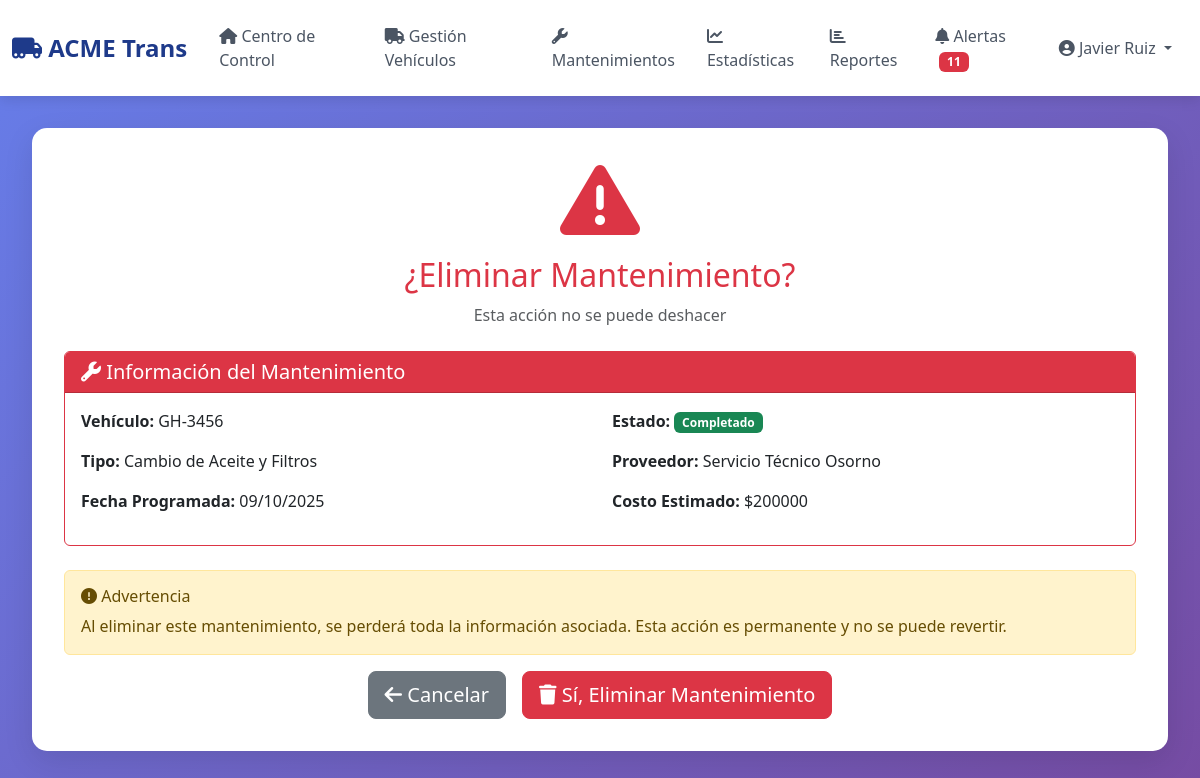
The app's page /dashboard/mantenimientos/6/eliminar/ (signed in) with its own data.
### flota/models.py (models this page shows, shortened)
class Mantenimiento(models.Model):
    ESTADO_CHOICES = [
        ('programado', 'Programado'),
        ('en_proceso', 'En Proceso'),
        ('completado', 'Completado'),
        ('cancelado', 'Cancelado'),
    ]
    TIPO_CHOICES = [
        ('preventivo', 'Preventivo'),
        ('correctivo', 'Correctivo'),
    ]
    PRIORIDAD_CHOICES = [
        ('baja', 'Baja'),
        ('media', 'Media'),
        ('alta', 'Alta'),
        ('critica', 'Crítica'),
    ]
    vehiculo = models.ForeignKey(
        Vehiculo,
        on_delete=models.CASCADE,
        related_name='mantenimientos',
        verbose_name="Vehículo"
    )
    tipo_mantenimiento = models.ForeignKey(
        TipoMantenimiento,
        on_delete=models.CASCADE,
        verbose_name="Tipo de Mantenimiento"
    )
    proveedor = models.ForeignKey(
        Proveedor,
        on_delete=models.CASCADE,
        verbose_name="Proveedor"
    )
    tipo = models.CharField(
        max_length=20,
        choices=TIPO_CHOICES,
        default='preventivo',
        verbose_name="Tipo"
    )
    estado = models.CharField(
        max_length=20,
        choices=ESTADO_CHOICES,
        default='programado',
        verbose_name="Estado"
    )
    prioridad = models.CharField(
        max_length=20,
        choices=PRIORIDAD_CHOICES,
        default='media',
        verbose_name="Prioridad"
    )
    fecha_programada = models.DateField(verbose_name="Fecha Programada")
    fecha_realizacion = models.DateField(null=True, blank=True, verbose_name="Fecha de Realización")
    kilometraje_programado = models.IntegerField(verbose_name="Kilometraje Programado")
    costo_estimado = models.DecimalField(
        max_digits=10,
        decimal_places=0,
        verbose_name="Costo Estimado"
    )
    costo_real = models.DecimalField(
        max_digits=10,
        decimal_places=0,
        null=True,
        blank=True,
        verbose_name="Costo Real"
    )
    tiempo_estimado_horas = models.IntegerField(
        default=4,
        verbose_name="Tiempo Estimado (horas)"
    )
    descripcion = models.TextField(verbose_name="Descripción del Trabajo")
    observaciones_programacion = models.TextField(
        blank=True,
        verbose_name="Observaciones"
    )
    usuario_programacion = models.ForeignKey(
        User,
        on_delete=models.CASCADE,
        related_name='mantenimientos_programados',
        verbose_name="Usuario que Programó"
    )
    fecha_creacion = models.DateTimeField(auto_now_add=True)
    fecha_modificacion = models.DateTimeField(auto_now=True)
    class Meta:
        verbose_name = "Mantenimiento"
        verbose_name_plural = "Mantenimientos"
        ordering = ['-fecha_programada']

class Vehiculo(models.Model):
    ESTADO_CHOICES = [
        ('operativo', 'Operativo'),
        ('mantenimiento', 'En Mantenimiento'),
        ('fuera_servicio', 'Fuera de Servicio'),
    ]
    TIPO_CAPACIDAD_CHOICES = [
        ('GC', 'Gran Capacidad'),
        ('MC', 'Mediana Capacidad'),
    ]
    patente = models.CharField(max_length=10, unique=True, verbose_name="Patente")
    marca = models.CharField(max_length=50, verbose_name="Marca")
    modelo = models.CharField(max_length=50, verbose_name="Modelo")
    año = models.IntegerField(verbose_name="Año")
    tipo_capacidad = models.CharField(
        max_length=2,
        choices=TIPO_CAPACIDAD_CHOICES,
        default='MC',
        verbose_name="Tipo de Capacidad"
    )
    estado = models.CharField(
        max_length=20,
        choices=ESTADO_CHOICES,
        default='operativo',
        verbose_name="Estado"
    )
    kilometraje_actual = models.IntegerField(default=0, verbose_name="Kilometraje Actual")
    centro_operacion = models.ForeignKey(
        CentroOperacional,
        on_delete=models.CASCADE,
        related_name='vehiculos',
        verbose_name="Centro Operacional"
    )
    numero_chasis = models.CharField(max_length=50, blank=True, verbose_name="Número de Chasis")
    numero_motor = models.CharField(max_length=50, blank=True, verbose_name="Número de Motor")
    valor_adquisicion = models.DecimalField(
        max_digits=12,
        decimal_places=0,
        null=True,
        blank=True,
        verbose_name="Valor de Adquisición"
    )
    fecha_adquisicion = models.DateField(
        null=True,
        blank=True,
        verbose_name="Fecha de Adquisición"
    )
    imagen = models.ImageField(
        upload_to='vehiculos/',
        null=True,
        blank=True,
        verbose_name="Foto del Vehículo"
    )
    observaciones = models.TextField(blank=True, verbose_name="Observaciones")
    activo = models.BooleanField(default=True)
    fecha_creacion = models.DateTimeField(auto_now_add=True)
    fecha_modificacion = models.DateTimeField(auto_now=True)
    class Meta:
        verbose_name = "Vehículo"
        verbose_name_plural = "Vehículos"
        ordering = ['patente']

class TipoMantenimiento(models.Model):
    nombre = models.CharField(max_length=100, verbose_name="Nombre")
    descripcion = models.TextField(verbose_name="Descripción")
    frecuencia_km = models.IntegerField(
        help_text="Cada cuántos km se debe realizar",
        verbose_name="Frecuencia (km)"
    )
    costo_estimado = models.DecimalField(
        max_digits=10,
        decimal_places=0,
        verbose_name="Costo Estimado"
    )
    tiempo_estimado_horas = models.IntegerField(verbose_name="Tiempo Estimado (horas)")
    es_preventivo = models.BooleanField(default=True, verbose_name="¿Es Preventivo?")
    activo = models.BooleanField(default=True)
    class Meta:
        verbose_name = "Tipo de Mantenimiento"
        verbose_name_plural = "Tipos de Mantenimiento"

class Proveedor(models.Model):
    nombre = models.CharField(max_length=100, verbose_name="Nombre")
    rut = models.CharField(max_length=12, verbose_name="RUT")
    direccion = models.TextField(verbose_name="Dirección")
    telefono = models.CharField(max_length=20, verbose_name="Teléfono")
    email = models.EmailField(verbose_name="Email")
    contacto_principal = models.CharField(max_length=100, verbose_name="Contacto Principal")
    especialidad = models.CharField(max_length=100, verbose_name="Especialidad")
    activo = models.BooleanField(default=True)
    fecha_creacion = models.DateTimeField(auto_now_add=True)
    class Meta:
        verbose_name = "Proveedor"
        verbose_name_plural = "Proveedores"

### flota/views.py (the view)
# urls.py: path('mantenimientos/<int:pk>/eliminar/', views.mantenimiento_eliminar_view, name='mantenimiento_eliminar'),
@login_required
def mantenimiento_eliminar_view(request, pk):
    mantenimiento = get_object_or_404(Mantenimiento, pk=pk)
    if request.method == 'POST':
        vehiculo = mantenimiento.vehiculo.patente
        mantenimiento.delete()
        messages.success(request, f'✅ Mantenimiento de {vehiculo} eliminado.')
        return redirect('flota:mantenimientos')
    context = {
        'mantenimiento': mantenimiento,
        'page_title': 'Eliminar Mantenimiento',
    }
    return render(request, 'flota/mantenimiento_eliminar.html', context)

### flota/templates/flota/mantenimiento_eliminar.html (shortened to what this page needs)
{% extends 'flota/base.html' %}
{% block content %}
<div class="card-custom">
    <div class="text-center mb-4">
        <i class="fas fa-exclamation-triangle fa-5x text-danger mb-3"></i>
        <h2 class="text-danger">¿Eliminar Mantenimiento?</h2>
        <p class="text-muted">Esta acción no se puede deshacer</p>
    </div>
    <div class="card border-danger mb-4">
        <div class="card-header bg-danger text-white">
            <h5 class="mb-0"><i class="fas fa-wrench"></i> Información del Mantenimiento</h5>
        </div>
        <div class="card-body">
            <div class="row">
                <div class="col-md-6">
                    <p><strong>Vehículo:</strong> {{ mantenimiento.vehiculo.patente }}</p>
                    <p><strong>Tipo:</strong> {{ mantenimiento.tipo_mantenimiento.nombre }}</p>
                    <p><strong>Fecha Programada:</strong> {{ mantenimiento.fecha_programada|date:"d/m/Y" }}</p>
                </div>
                <div class="col-md-6">
                    <p><strong>Estado:</strong>
                        <span class="badge {% if mantenimiento.estado == 'completado' %}bg-success{% elif mantenimiento.estado == 'en_proceso' %}bg-warning{% else %}bg-info{% endif %}">
                            {{ mantenimiento.get_estado_display }}
                        </span>
                    </p>
                    <p><strong>Proveedor:</strong> {{ mantenimiento.proveedor.nombre }}</p>
                    <p><strong>Costo Estimado:</strong> ${{ mantenimiento.costo_estimado|floatformat:0 }}</p>
                </div>
            </div>
        </div>
    </div>
    <div class="alert alert-warning" role="alert">
        <h6 class="alert-heading"><i class="fas fa-exclamation-circle"></i> Advertencia</h6>
        <p class="mb-0">
            Al eliminar este mantenimiento, se perderá toda la información asociada.
            Esta acción es permanente y no se puede revertir.
        </p>
    </div>
    <form method="post">
        <div class="d-flex justify-content-center gap-3">
            <a href="{% url 'flota:mantenimiento_detalle' mantenimiento.pk %}" class="btn btn-secondary btn-lg">
                <i class="fas fa-arrow-left"></i> Cancelar
            </a>
            <button type="submit" class="btn btn-danger btn-lg">
                <i class="fas fa-trash"></i> Sí, Eliminar Mantenimiento
            </button>
        </div>
    </form>
</div>
{% endblock %}

### flota/templates/flota/base.html (shortened to what this page needs)
<!DOCTYPE html>
<html lang="es">
<head>
    <link href="https://cdn.jsdelivr.net/npm/bootstrap@5.3.0/dist/css/bootstrap.min.css" rel="stylesheet">
    <link rel="stylesheet" href="https://cdnjs.cloudflare.com/ajax/libs/font-awesome/6.4.0/css/all.min.css">
</head>
<body>
    <nav class="navbar navbar-expand-lg navbar-custom">
        <div class="container-fluid">
            <a class="navbar-brand" href="{% url 'flota:dashboard' %}">
                <i class="fas fa-truck-moving"></i> ACME Trans
            </a>
            <div class="collapse navbar-collapse" id="navbarNav">
                <ul class="navbar-nav me-auto">
                    <li class="nav-item">
                        <a class="nav-link {% if request.resolver_match.url_name == 'dashboard' %}active{% endif %}"
                            href="{% url 'flota:dashboard' %}">
                            <i class="fas fa-home"></i> Centro de Control
                        </a>
                    </li>
                    <li class="nav-item">
                        <a class="nav-link {% if request.resolver_match.url_name == 'vehiculos' %}active{% endif %}"
                            href="{% url 'flota:vehiculos' %}">
                            <i class="fas fa-truck"></i> Gestión Vehículos
                        </a>
                    </li>
                    <li class="nav-item">
                        <a class="nav-link {% if request.resolver_match.url_name == 'mantenimientos' %}active{% endif %}"
                            href="{% url 'flota:mantenimientos' %}">
                            <i class="fas fa-wrench"></i> Mantenimientos
                        </a>
                    </li>
                    <li class="nav-item">
                        <a class="nav-link {% if request.resolver_match.url_name == 'estadisticas' %}active{% endif %}"
                            href="{% url 'flota:estadisticas' %}">
                            <i class="fas fa-chart-line"></i> Estadísticas
                        </a>
                    </li>
                    <li class="nav-item">
                        <a class="nav-link {% if request.resolver_match.url_name == 'reportes' %}active{% endif %}"
                            href="{% url 'flota:reportes' %}">
                            <i class="fas fa-chart-bar"></i> Reportes
                        </a>
                    </li>
                    <li class="nav-item">
                        <a class="nav-link {% if request.resolver_match.url_name == 'alertas' %}active{% endif %}"
                            href="{% url 'flota:alertas' %}">
                            <i class="fas fa-bell"></i> Alertas
                            <span class="badge bg-danger ms-1" id="alertas-badge"></span>
                        </a>
                    </li>
                </ul>
                <ul class="navbar-nav">
                    <li class="nav-item dropdown">
                        <a class="nav-link dropdown-toggle" href="#" id="userDropdown" role="button"
                            data-bs-toggle="dropdown">
                            <i class="fas fa-user-circle"></i> {{ user.get_full_name|default:user.username }}
                        </a>
                    </li>
                </ul>
            </div>
        </div>
    </nav>
    <div class="content-container">
        {% block content %}{% endblock %}
    </div>
</body>
</html>

### flota/templates/flota/base.html (style rules this page uses)
:root { --primary-color: #1e3a8a; --success-color: #10b981; --warning-color: #f59e0b; --danger-color: #ef4444; }
body { background: linear-gradient(135deg, #667eea 0%, #764ba2 100%); min-height: 100vh; font-family: 'Segoe UI', Tahoma, Geneva, Verdana, sans-serif; }
.navbar-custom { background: white; box-shadow: 0 4px 12px rgba(0, 0, 0, 0.1); padding: 1rem 0; }
.navbar-brand { font-size: 1.5rem; font-weight: bold; color: #1e3a8a !important; }
.nav-link { color: #4b5563 !important; font-weight: 500; margin: 0 0.5rem; transition: all 0.3s; }
.content-container { padding: 2rem; }
.card-custom { background: white; border-radius: 15px; padding: 2rem; box-shadow: 0 10px 30px rgba(0, 0, 0, 0.1); margin-bottom: 2rem; }

### records on screen
Mantenimiento: vehiculo.patente "GH-3456", tipo_mantenimiento.nombre "Cambio de Aceite y Filtros", fecha_programada "09/10/2025", estado "Completado", proveedor.nombre "Servicio Técnico Osorno", costo_estimado "200000"

### other values on screen
{{ user.get_full_name|default:user.username }} "Javier Ruiz"
